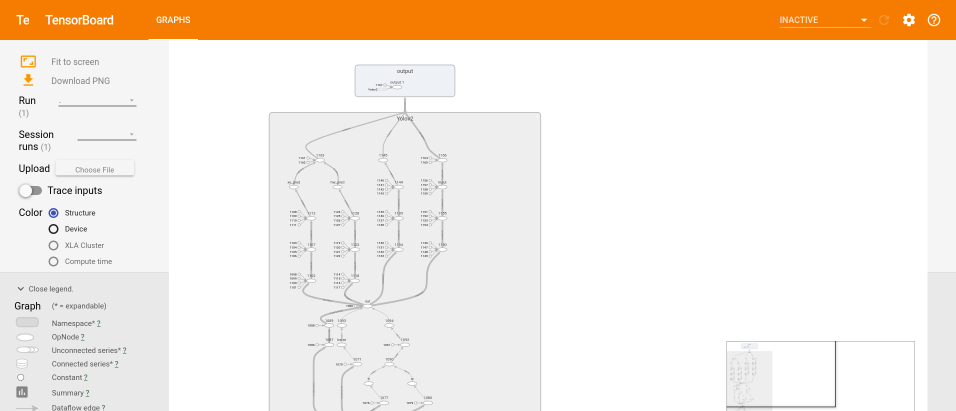
#> input picture YOLO_v2/localhost.png, 1912 x 822 px (shown at 1/2 size)
$ python -i augmentation.py   (imports and definitions only)
#> lines starting #> are read from the running program, lines starting #| are printed output that depends on the picture
#> further down, picture is the input picture: PIL image 1912x822 RGBA; mean R, G, B, A 245.7, 234.2, 222.3, 255
import cv2
import numpy as np
from PIL import Image
import config.config as cfg
# [1 line not run here, left out]


# [65 lines left out: functions random_scale_translation, convert_color, not called in this run]


def rand_scale(s):
    scale = np.random.uniform(1, s)  # 均匀分布采样
    if np.random.randint(1, 10000) % 2:
        return scale
    return 1./scale


def random_distort(img, hue=.1, sat=1.5, val=1.5):
    """
    图片颜色进行随机变换
    :param img:
    :param hue:
    :param sat:
    :param val:
    :return:
    """
#> called with hue = 0.1, sat = 1.5, val = 1.5
    # 色调值随机选择
    hue = np.random.uniform(-hue, hue)

    # 饱和度设置
    sat = rand_scale(sat)

    # 亮度设置
    val = rand_scale(val)

    # 把RGB颜色空间转换成HSV颜色空间,这样的好处是HSV颜色空间对色调,饱和度,亮度值进行调整.图像处理领域用的更多
    img = img.convert('HSV')
#> img: PIL image 1912x822 HSV; mean H, S, V 3.4, 24.5, 245.8
    cs = list(img.split())
#> cs = 3 items

    # 更改饱和度和亮度
    cs[1] = cs[1].point(lambda i: i * sat)
    cs[2] = cs[2].point(lambda i: i * val)

    def change_hue(x):
        x += hue * 255
        if x > 255:
            x -= 255
        if x < 0:
            x += 255
        return x

    cs[0] = cs[0].point(change_hue)
    img = Image.merge(img.mode, tuple(cs))
#> img: PIL image 1912x822 HSV; mean H, S, V 5.4, 18.1, 193

    img = img.convert('RGB')
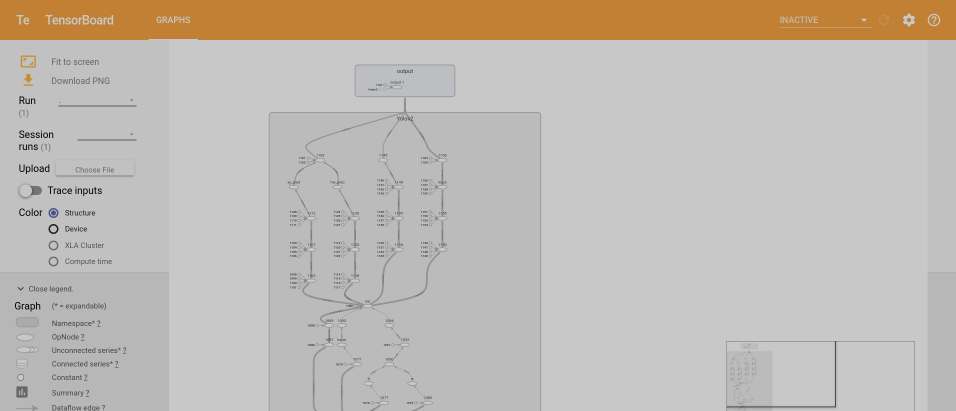
#> img: PIL image 1912x822 RGB (shown at 1/2 size); mean R, G, B 193, 186.8, 179.4
    return img


# [109 lines left out: functions random_hue, random_saturation, random_exposure, augment_img, not called in this run]

>>> from PIL import Image
>>> picture = Image.open('../localhost.png')
>>> result = random_distort(picture)
